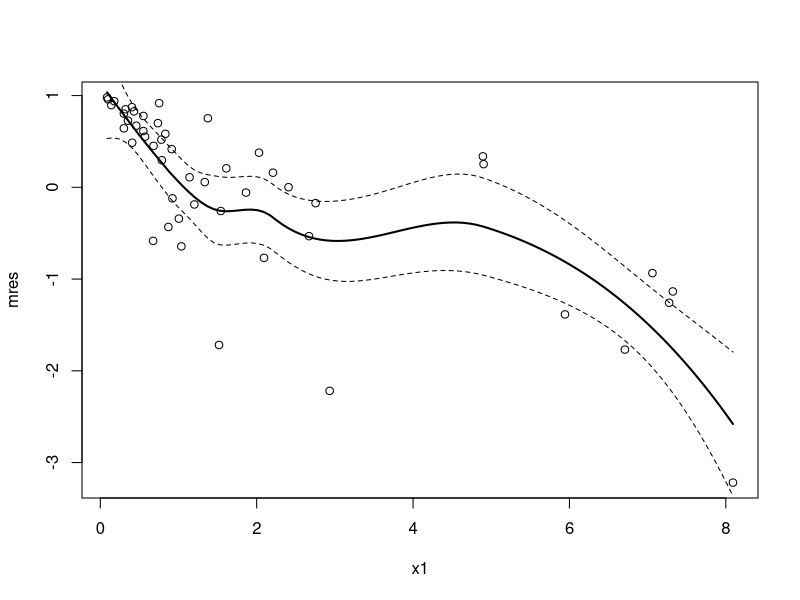
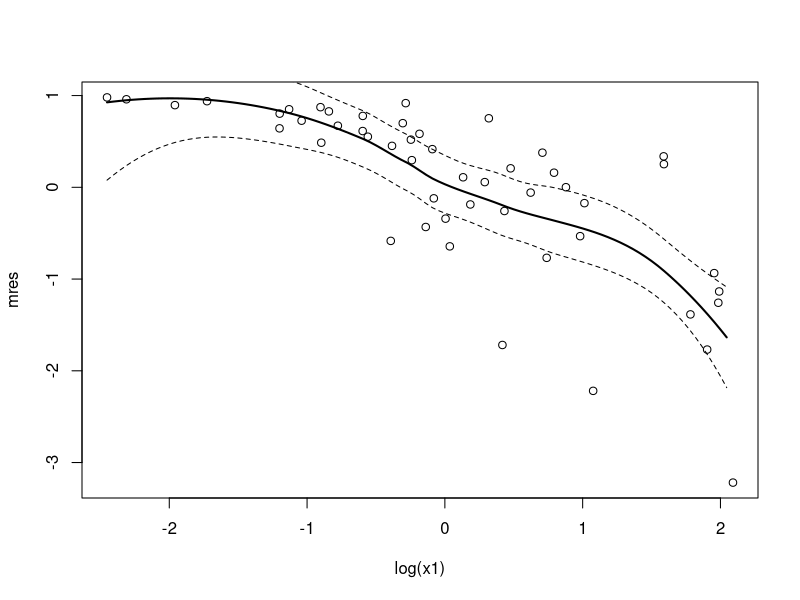
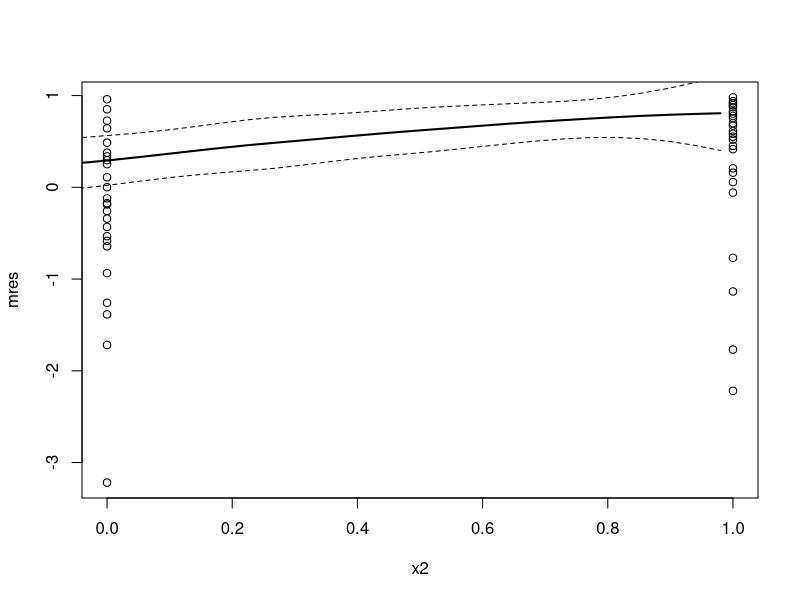
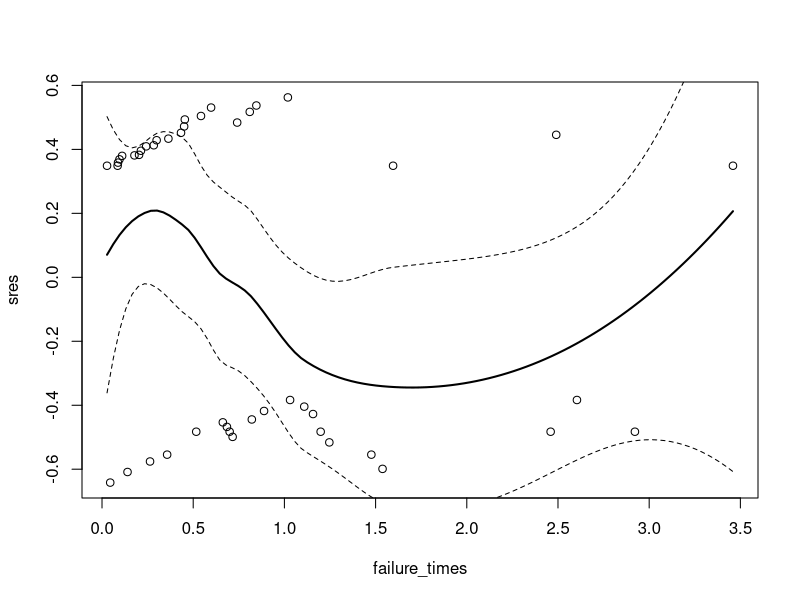
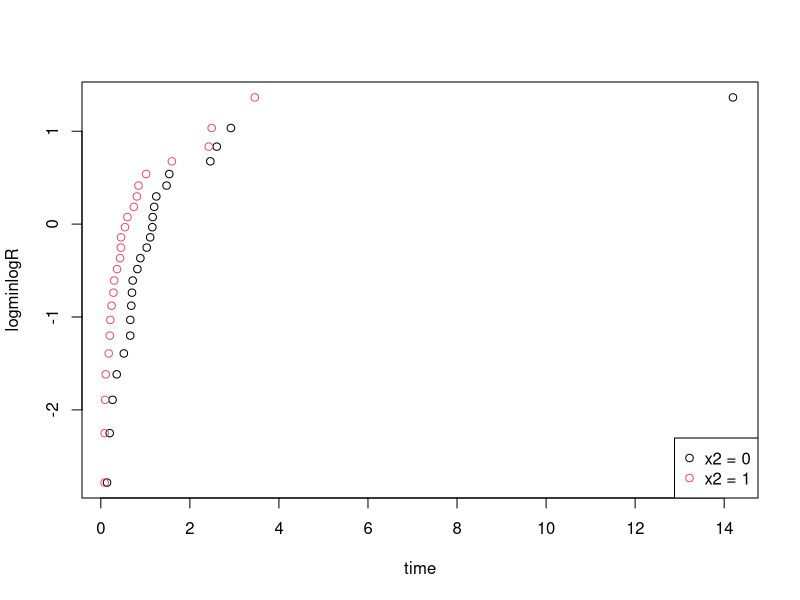
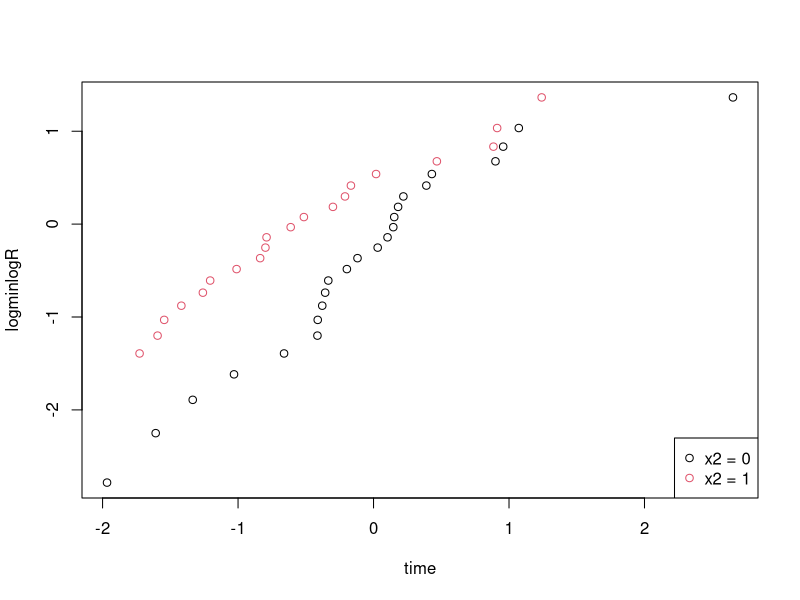
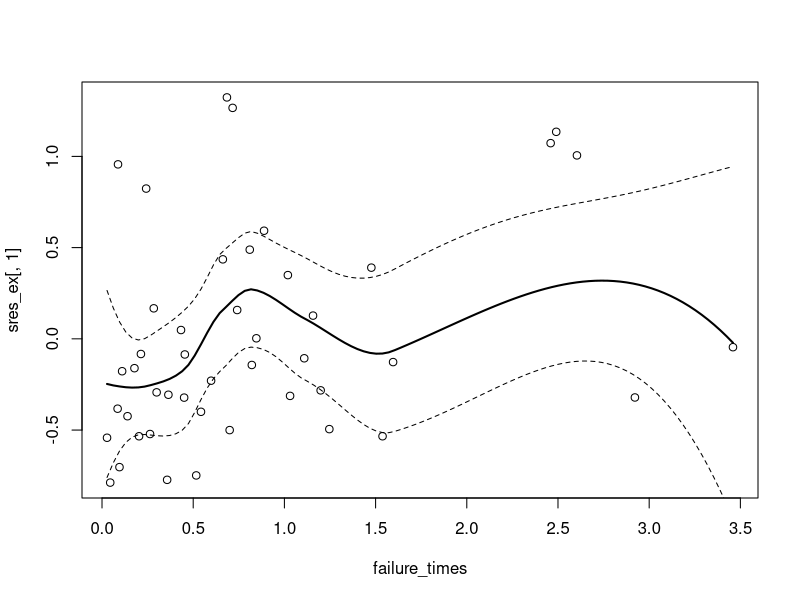
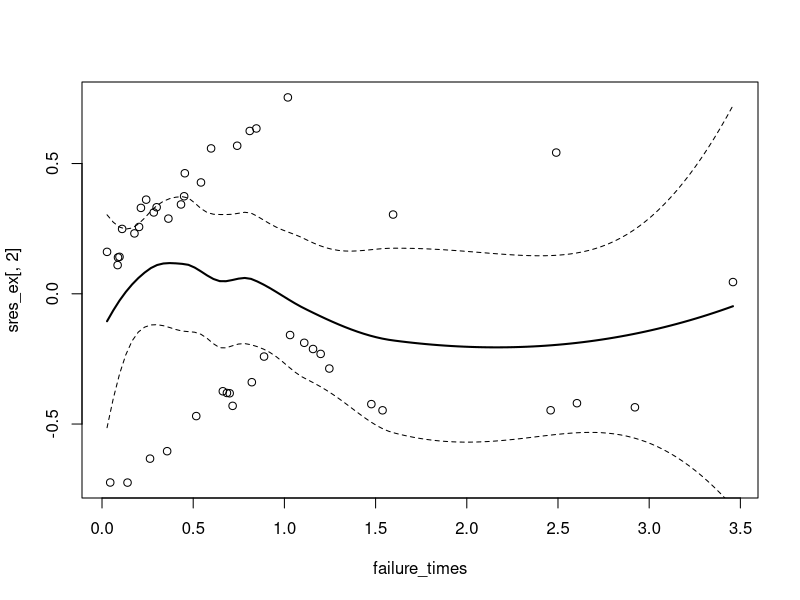

These charts were generated, in order, by the following R code:
rm(list=ls())

## ---- preliminary
library(survival)
data <- read.table("data.dat")
attach(data)

smoothSEcurve <- function(yy, xx) {
  # use after a call to "plot"
  # fit a lowess curve and 95% confidence interval curve
  # make list of x values
  xx.list <- min(xx) + ((0:100)/100)*(max(xx) - min(xx))
  # Then fit loess function through the points (xx, yy)
  # at the listed values
  yy.xx <- predict(loess(yy ~ xx), se=T,
                   newdata=data.frame(xx=xx.list))
  lines(yy.xx$fit ~ xx.list, lwd=2)
  lines(yy.xx$fit -
          qt(0.975, yy.xx$df)*yy.xx$se.fit ~ xx.list, lty=2)
  lines(yy.xx$fit +
          qt(0.975, yy.xx$df)*yy.xx$se.fit ~ xx.list, lty=2)
}

## ---- 1
coxreg <- coxph(Surv(y, delta)~1)
mres <- residuals(coxreg, type="martingale")

plot(x1, mres)
smoothSEcurve(mres, x1)
plot(log(x1), mres)
smoothSEcurve(mres, log(x1))
plot(x2, mres)
smoothSEcurve(x2, mres)

## ---- 2
coxreg2 <- coxph(Surv(y,delta)~x2)
sres <- residuals(coxreg2,type="schoenfeld")
failure_times <- sort(y[delta==1])
failure_times <- failure_times[failure_times != 0]
plot(failure_times,sres)
smoothSEcurve(sres,failure_times)

Rhat_0 <- survfit(Surv(y) ~ x2, subset={x2==0})
n_0 = length(Rhat_0$surv)
Rhathat_0 <- (tail(Rhat_0$surv, n_0-1) + head(Rhat_0$surv, n_0-1)) / 2
time_0 <- tail(Rhat_0$time, n_0-1)
logminlogR_0 <- log(-log(Rhathat_0))

Rhat_1 <- survfit(Surv(y) ~ x2, subset={x2==1})
n_1 = length(Rhat_1$surv)
Rhathat_1 <- (tail(Rhat_1$surv, n_1-1) + head(Rhat_1$surv, n_1-1)) / 2
time_1 <- tail(Rhat_1$time, n_1-1)
logminlogR_1 <- log(-log(Rhathat_1))

plot(time_0, logminlogR_0, 
     xlab="time",
     ylab="logminlogR")
points(time_1, logminlogR_1, col=2)
legend("bottomright", legend=c("x2 = 0", "x2 = 1"), col=c(1, 2), pch=1)

plot(log(time_0), logminlogR_0, 
     xlab="time",
     ylab="logminlogR")
points(log(time_1), logminlogR_1, col=2)
legend("bottomright", legend=c("x2 = 0", "x2 = 1"), col=c(1, 2), pch=1)

## ---- 3

new_data <- data
new_data$x1 = log(new_data$x1)
coxreg_ex <- coxph(Surv(y, delta)~x1 + x2, data=new_data)
summary(coxreg_ex)


## ---- 4

sres_ex <- residuals(coxreg_ex,type="schoenfeld")
plot(failure_times,sres_ex[,1])
smoothSEcurve(sres_ex[,1], failure_times)
plot(failure_times,sres_ex[,2])
smoothSEcurve(sres_ex[,2],failure_times)

cox.zph(coxreg_ex)

## ---- 5

## ---- 6

## ---- 7

## ---- 8

## ---- 9

